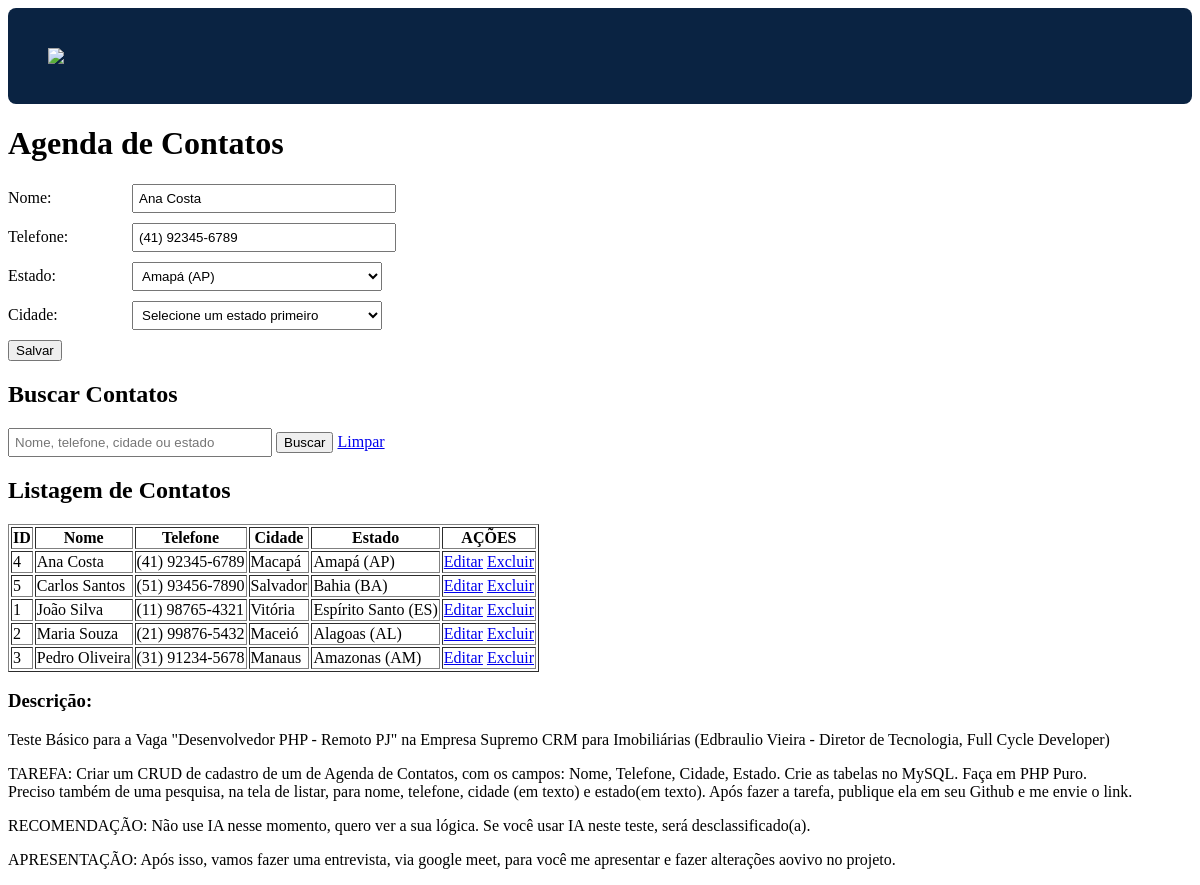
The page /?editar=4 on the database its author committed.
### tables this page shows
CREATE TABLE IF NOT EXISTS pessoas (
    id INT AUTO_INCREMENT PRIMARY KEY,
    nome VARCHAR(255) NOT NULL,
    telefone VARCHAR(50),
    id_cidade INT,
    id_estado INT,
    FOREIGN KEY (id_cidade) REFERENCES cidade(id),
    FOREIGN KEY (id_estado) REFERENCES estado(id)
);

CREATE TABLE IF NOT EXISTS estado (
    id INT PRIMARY KEY,
    nome VARCHAR(75),
    uf VARCHAR(2),
    ibge INT,
    pais INT,
    ddd VARCHAR(50)
);

CREATE TABLE IF NOT EXISTS cidade (
    id INT PRIMARY KEY,
    nome VARCHAR(120),
    uf INT,
    ibge INT,
    FOREIGN KEY (uf) REFERENCES estado(id)
);

### src/models/Pessoas.php (called while the page is built, shortened)
<?php
class Pessoas extends DB
{
    public static function buscarPorId(string $id): array
    {
        $conn = DB::getConn();
        $stmt = $conn->prepare("SELECT p.*, c.nome as cidade_nome, e.nome as estado_nome, e.uf as estado_uf
                                FROM pessoas p
                                LEFT JOIN cidade c ON p.id_cidade = c.id
                                LEFT JOIN estado e ON p.id_estado = e.id
                                WHERE p.id = :id");
        $stmt->bindParam(':id', $id, \PDO::PARAM_INT);
        $stmt->execute();
        return $stmt->fetch(\PDO::FETCH_ASSOC);
    }
    public static function trazerTodas(): array
    {
        $conn = DB::getConn();
        $stmt = $conn->query("SELECT p.*, c.nome as cidade_nome, e.nome as estado_nome, e.uf as estado_uf
                              FROM pessoas p
                              LEFT JOIN cidade c ON p.id_cidade = c.id
                              LEFT JOIN estado e ON p.id_estado = e.id
                              ORDER BY p.nome");
        return $stmt->fetchAll(\PDO::FETCH_ASSOC);
    }
}

### src/models/Estado.php (called while the page is built, shortened)
<?php
class Estado extends DB
{
    public static function trazerTodos(): array
    {
        $conn = DB::getConn();
        $stmt = $conn->query("SELECT * FROM estado ORDER BY nome");
        return $stmt->fetchAll(\PDO::FETCH_ASSOC);
    }
}

### index.php (the view, shortened to what this page needs)
<?php
    $pessoaEditar = null;
    $estadoSelecionado = '';
    if (isset($_GET['editar'])) {
        $pessoaEditar = Pessoas::buscarPorId($_GET['editar']);
        if ($pessoaEditar) {
            $estadoSelecionado = $pessoaEditar['id_estado'] ?? '';
        }
    }
    $estados = Estado::trazerTodos();
    if (isset($_GET['busca']) && !empty($_GET['busca'])) {
        $resultPessoas = Pessoas::buscar($_GET['busca']);
    } else {
        $resultPessoas = Pessoas::trazerTodas();
    }
?>
<!DOCTYPE html>
<html lang="pt-br">
<head>
</head>
<body>
    <img src="https://supremocrm.com.br/wp-content/uploads/2020/11/logo-supremo-branco.png" class="logo-supremo">
    <h1>Agenda de Contatos</h1>
    <div>
        <form method="POST" action="">
            <div>
                <label for="nome">Nome:</label>
                <input type="text" id="nome" name="nome" value="<?= $pessoaEditar ? $pessoaEditar['nome'] : '' ?>" required>
            </div>
            <div>
                <label for="telefone">Telefone:</label>
                <input type="text" id="telefone" name="telefone" value="<?= $pessoaEditar ? $pessoaEditar['telefone'] : '' ?>">
            </div>
            <div>
                <label for="id_estado">Estado:</label>
                <select id="id_estado" name="id_estado" required onchange="carregarCidades(this.value)">
                    <?php foreach ($estados as $estado) : ?>
                        <option value="<?= $estado['id'] ?>" <?= $estado['id'] == $estadoSelecionado ? 'selected' : '' ?>>
                            <?= $estado['nome'] ?> (<?= $estado['uf'] ?>)
                        </option>
                    <?php endforeach; ?>
                </select>
            </div>
            <div>
                <label for="id_cidade">Cidade:</label>
                <select id="id_cidade" name="id_cidade" required>
                    <option value="">Selecione um estado primeiro</option>
                </select>
            </div>
            <button type="submit">Salvar</button>
        </form>
    </div>
    <div>
        <h2>Buscar Contatos</h2>
        <form method="GET" action="">
            <div>
                <input type="text" id="busca" name="busca" placeholder="Nome, telefone, cidade ou estado" value="<?= isset($_GET['busca']) ? $_GET['busca'] : '' ?>">
                <button type="submit">Buscar</button>
                <a href="index.php">Limpar</a>
            </div>
        </form>
    </div>
    <div>
        <h2>Listagem de Contatos</h2>
        <table border="1">
            <thead>
                <tr>
                    <th>ID</th>
                    <th>Nome</th>
                    <th>Telefone</th>
                    <th>Cidade</th>
                    <th>Estado</th>
                    <th>AÇÕES</th>
                </tr>
            </thead>
            <tbody>
                <?php foreach ($resultPessoas as $pessoa) : ?>
                    <tr>
                        <td><?= $pessoa['id'] ?></td>
                        <td><?= $pessoa['nome'] ?></td>
                        <td><?= $pessoa['telefone'] ?></td>
                        <td><?= $pessoa['cidade_nome'] ?? '' ?></td>
                        <td><?= ($pessoa['estado_nome'] ?? '') . ($pessoa['estado_uf'] ? ' (' . $pessoa['estado_uf'] . ')' : '') ?></td>
                        <td>
                            <a href="?editar=<?= $pessoa['id'] ?>">Editar</a>
                            <a href="?excluir=<?= $pessoa['id'] ?>" onclick="return confirm('Tem certeza que deseja excluir este contato?');">Excluir</a>
                        </td>
                    </tr>
                <?php endforeach; ?>
            </tbody>
        </table>
        <div>
            <h3>Descrição:</h3>
            <p>Teste Básico para a Vaga "Desenvolvedor PHP - Remoto PJ" na Empresa Supremo CRM para Imobiliárias (Edbraulio Vieira - Diretor de Tecnologia, Full Cycle Developer)</p>
            <p>TAREFA: Criar um CRUD de cadastro de um de Agenda de Contatos, com os campos: Nome, Telefone,
                Cidade, Estado. Crie as tabelas no MySQL. Faça em PHP Puro. <br>Preciso também de uma pesquisa,
                na tela de listar, para nome, telefone, cidade (em texto) e estado(em texto). Após fazer a tarefa,
                publique ela em seu Github e me envie o link.
            </p>
            <p>RECOMENDAÇÃO: Não use IA nesse momento, quero ver a sua lógica. Se você usar IA neste teste,
                será desclassificado(a).
            </p>
            <p>APRESENTAÇÃO: Após isso, vamos fazer uma entrevista, via google meet, para você me apresentar
                e fazer alterações aovivo no projeto.
            </p>
        </div>
    </div>
</body>
</html>

### index.php (style rules this page uses)
.logo-supremo { background-color: #0A2342; padding: 40px; border-radius: 8px; display: block; margin-bottom: 20px; }
form div { margin-bottom: 10px; }
label { display: inline-block; width: 120px; }
select, input[type="text"] { padding: 5px; min-width: 250px; }

### rows shown on the page
pessoas: nome "Ana Costa", telefone "(41) 92345-6789", id_estado "Amapá (AP)", id "4", id_cidade.nome "Macapá", id_estado.nome "Amapá", id_estado.uf "AP"
pessoas: id "5", nome "Carlos Santos", telefone "(51) 93456-7890", id_cidade.nome "Salvador", id_estado.nome "Bahia", id_estado.uf "BA"
pessoas: id "1", nome "João Silva", telefone "(11) 98765-4321", id_cidade.nome "Vitória", id_estado.nome "Espírito Santo", id_estado.uf "ES"
pessoas: id "2", nome "Maria Souza", telefone "(21) 99876-5432", id_cidade.nome "Maceió", id_estado.nome "Alagoas", id_estado.uf "AL"
pessoas: id "3", nome "Pedro Oliveira", telefone "(31) 91234-5678", id_cidade.nome "Manaus", id_estado.nome "Amazonas", id_estado.uf "AM"
